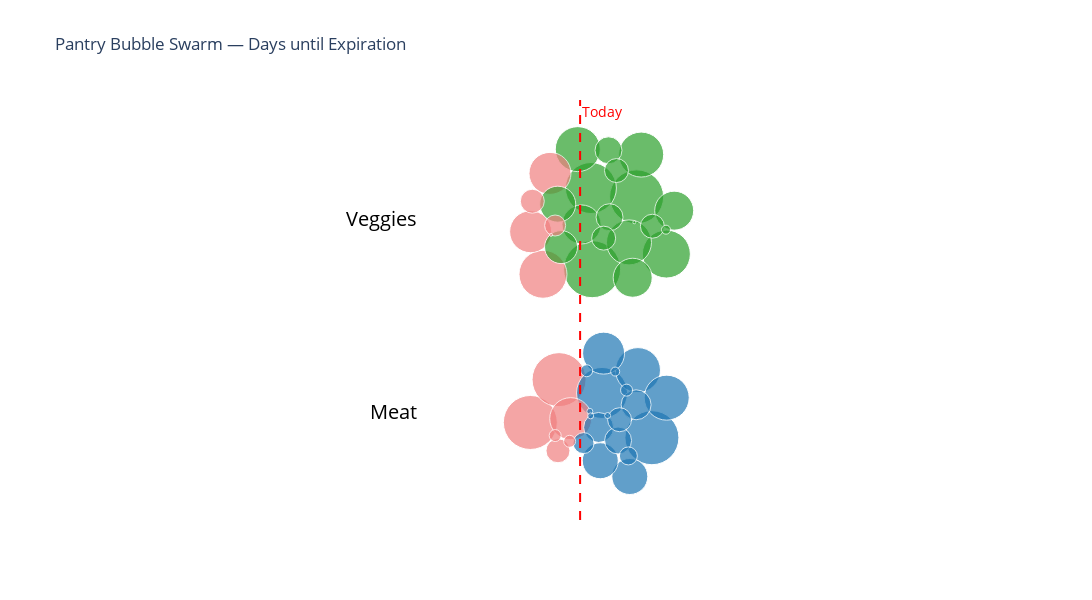

The notebook cell this image was saved under:
### Code cell
import numpy as np
import random
import math
import plotly.graph_objects as go
import plotly.express as px
from datetime import datetime, timedelta
import pandas as pd

# --- Node class ---
class Node:
    def __init__(self, x, y, r, category, label, days_to_expire):
        self.x = x
        self.y = y
        self.vx = 0
        self.vy = 0
        self.r = r
        self.category = category
        self.label = label
        self.days_to_expire = days_to_expire  # keep true X value

def jiggle():
    return (random.random() - 0.5) * 1e-6

def force_collide(nodes, iterations=1, strength=1.0):
    n = len(nodes)
    for _ in range(iterations):
        for i in range(n):
            a = nodes[i]
            for j in range(i + 1, n):
                b = nodes[j]
                dx = (a.x + a.vx) - (b.x + b.vx)
                dy = (a.y + a.vy) - (b.y + b.vy)
                if dx == 0 and dy == 0:
                    dx = jiggle()
                    dy = jiggle()
                dist2 = dx * dx + dy * dy
                r = a.r + b.r
                if dist2 < r * r:
                    dist = math.sqrt(dist2)
                    if dist == 0:
                        dist = r - 1e-6
                    overlap = (r - dist) / dist * strength
                    dx *= overlap
                    dy *= overlap
                    w_a = b.r * b.r / (a.r * a.r + b.r * b.r)
                    w_b = 1 - w_a
                    a.vx += dx * w_a
                    a.vy += dy * w_a
                    b.vx -= dx * w_b
                    b.vy -= dy * w_b

    for node in nodes:
        node.x += node.vx
        node.y += node.vy
        node.vx *= 0.8
        node.vy *= 0.8

# --- Generate random pantry example ---
np.random.seed(42)
products_df = pd.read_csv(r"C:\Users\broth\Documents\GitHub\team-no-food-waste-for-you\streamlit_app\pages\trader_joes_products.csv")

def generate_random_pantry(products_df):
    meats = products_df[products_df['category'].str.contains("Meat, Seafood & Plant-Based", case=False, na=False)].sample(25, replace=True)
    veggies = products_df[products_df['category'].str.contains("Fresh Fruits & Veggies", case=False, na=False)].sample(25, replace=True)
    
    meats['category'] = "Meat"
    veggies['category'] = "Veggies"
    
    pantry = pd.concat([meats, veggies]).copy()
    pantry['quantity'] = np.random.randint(1, 20, len(pantry))
    pantry['expiration_date'] = [
        datetime.now() + timedelta(days=np.random.randint(-3, 10))
        for _ in range(len(pantry))
    ]
    pantry['days_to_expire'] = (pantry['expiration_date'] - pd.Timestamp.now()).dt.total_seconds() / 86400.0
    return pantry.reset_index(drop=True)

pantry_df = generate_random_pantry(products_df)

# --- Set up category bands ---
categories = pantry_df['category'].unique()
category_spacing = 30
targets = {cat: (0.5, 0.1 + i*category_spacing) for i, cat in enumerate(categories)}

# --- Create nodes sorted by quantity (largest first) ---
pantry_df = pantry_df.sort_values('quantity', ascending=False)
nodes = []
for _, row in pantry_df.iterrows():
    nodes.append(Node(
        x=row['days_to_expire'],
        y=targets[row['category']][1] + np.random.uniform(-0.1, 0.1),  # larger initial jitter
        r=row['quantity'] / 5,
        category=row['category'],
        label=row.get('product_name', ''),
        days_to_expire=row['days_to_expire']
    ))
    nodes[-1].days_to_expire = row['days_to_expire']
# --- Run force simulation with more Y stacking and left/right bias ---
for step in range(300):
    for node in nodes:
        cx, cy = targets[node.category]

        # Horizontal pull toward true X
        node.vx += (node.days_to_expire - node.x) * 0.3

        # Vertical pull toward category
        node.vy += (cy - node.y) * 0.15                   

        # Bias to ensure node stays on correct side of 0 line
        if node.days_to_expire < 0:
            # Expired items -> nudge left if they cross zero
            node.vx += min(0, node.days_to_expire - node.x) * 0.3
        else:
            # Not expired -> nudge right if they cross zero
            node.vx += max(0, node.days_to_expire - node.x) * 0.3

    force_collide(nodes, iterations=10, strength=0.8)

# --- Define a fixed palette for categories (up to 10) ---
palette = [
    "#1f77b4",  # blue
    "#2ca02c",  # green
    "#9467bd",  # purple
    "#ff7f0e",  # orange
    "#8c564b",  # brown
    "#e377c2",  # pink
    "#7f7f7f",  # gray
    "#17becf",  # teal
    "#bcbd22",  # lime-ish yellow
    "#aec7e8"   # light blue
]

# Map categories to colors
category_colors = {cat: palette[i % len(palette)] for i, cat in enumerate(categories)}

fig = go.Figure()

# Add vertical line for "0 days until expiration"
fig.add_vline(
    x=0,
    line=dict(color="red", width=2, dash="dash"),
    annotation_text="Today",
    annotation_position="top right",
    annotation_font=dict(color="red", size=14)
)

marker_scale = 15

for cat in categories:
    x = [n.x for n in nodes if n.category == cat]
    y = [n.y for n in nodes if n.category == cat]
    r = [n.r * marker_scale for n in nodes if n.category == cat]
    # Determine colors: light red for expired, normal category color otherwise
    colors = [ "lightcoral" if n.days_to_expire < 0 else category_colors[cat] 
               for n in nodes if n.category == cat ]
    
    fig.add_trace(go.Scatter(
        x=x,
        y=y,
        mode="markers",
        marker=dict(
            size=r,
            color=colors,
            opacity=0.7,
            line=dict(width=1, color="white"),
            sizemode="diameter"
        ),
        name=cat,
        text=[n.label for n in nodes if n.category == cat],
        customdata=[n.days_to_expire for n in nodes if n.category == cat],
        hovertemplate="<b>%{text}</b><br>Days until Expiration: %{customdata:.1f}<br>Qty: %{marker.size}<extra></extra>"
    ))

# --- Add category labels to the left ---
for cat in categories:
    fig.add_annotation(
        x=-25,
        y=targets[cat][1],
        text=cat,
        showarrow=False,
        xanchor="right",
        yanchor="middle",
        font=dict(size=20, color="black")
    )

# --- Layout ---
fig.update_layout(
    title="Pantry Bubble Swarm — Days until Expiration",
    xaxis=dict(showgrid=False, zeroline=False, showticklabels=False),
    yaxis=dict(showgrid=False, zeroline=False, showticklabels=False),
    plot_bgcolor="white",
    width=1200,
    height=600,
    showlegend=False
)

x_margin = 2  # extra days on each side
xmin = pantry_df['days_to_expire'].min() - x_margin
xmax = pantry_df['days_to_expire'].max() + x_margin
#fig.update_xaxes(range=[xmin, xmax])
fig.update_yaxes(scaleanchor="x", scaleratio=1)
fig.show()

### Figure 1 — Plotly figure (JSON) as saved in the notebook; plotly's stock layout.template omitted (floating-point values rounded to 4 significant figures)
{"data": [{"customdata": [-3, 8, -2, 4, 6, 8, 5, -1, 6, 4, 1, 7, 7, 5, -3, 3, 4, 8, -1, 3, -1, 3, 1, 3, 2], "hovertemplate": "<b>%{text}</b><br>Days until Expiration: %{customdata:.1f}<br>Qty: %{marker.size}<extra></extra>", "marker": {"color": ["lightcoral", "#1f77b4", "lightcoral", "#1f77b4", "#1f77b4", "#1f77b4", "#1f77b4", "lightcoral", "#1f77b4", "#1f77b4", "#1f77b4", "#1f77b4", "#1f77b4", "#1f77b4", "lightcoral", "#1f77b4", "#1f77b4", "#1f77b4", "lightcoral", "#1f77b4", "lightcoral", "#1f77b4", "#1f77b4", "#1f77b4", "#1f77b4"], "line": {"color": "white", "width": 1}, "opacity": 0.7, "size": [54, 54, 54, 51, 45, 45, 42, 42, 36, 36, 30, 30, 27, 24, 24, 21, 18, 12, 12, 12, 12, 9, 6, 6, 6], "sizemode": "diameter"}, "mode": "markers", "name": "Meat", "text": ["Beef New York Strip Steak", "BBQ Cut Fresh Atlantic Salmon Fillets", "Shawarma Chicken Thighs", "Ground Lamb", "Organic Grass Fed Tenderloin Steak", "Organic Ground Beef 85/15", "Soppressata Uncured Salami", "Sliced Prosciutto", "Organic Sweet Italian Chicken Sausage", "Organic Grass Fed Tenderloin Steak", "Shaved Lamb Shoulder", "Organic Free Range Boneless Skinless Chicken Breasts", "All Natural Ground Chicken", "Organic Ground Beef 85/15", "Shaved Lamb Shoulder", "Choice Premium Angus Beef Flank Steak", "Chicken Meatballs", "Organic Grass Fed NY Strip Steak Boneless", "Pollo Asado Autentico", "Organic Oven Roasted Turkey Breast", "Unexpected Cheddar Chicken Sausage", "Organic Oven Roasted Turkey Breast", "Fully Cooked Pork Belly", "Grilled Chili Lime Chicken Breast", "High Protein Organic Tofu"], "type": "scatter", "x": [-7.729, 11.15, -3.27, 3.406, 8.987, 13.45, 3.649, -1.46, 7.719, 3.134, 2.874, 8.698, 5.896, 6.131, -3.437, 0.533, 7.494, 7.213, -3.872, 1.019, -1.627, 5.448, 1.51, 4.276, 1.634], "y": [-1.639, -4.005, 5.016, 2.948, 6.494, 2.212, 9.131, -1.044, -10.03, -7.581, -2.414, 1.11, -4.438, -1.211, -6.027, -4.842, -6.833, 3.384, -3.669, 6.397, -4.563, 6.267, 0.08575, -0.5582, -0.6127]}, {"customdata": [1, 3, 3, -1, 6, 7, 1, 6, -3, -3, 8, 3, 5, 0, 0, 6, 3, -1, 3, 9, 1, -1, 9, 9, -3], "hovertemplate": "<b>%{text}</b><br>Days until Expiration: %{customdata:.1f}<br>Qty: %{marker.size}<extra></extra>", "marker": {"color": ["#2ca02c", "#2ca02c", "#2ca02c", "lightcoral", "#2ca02c", "#2ca02c", "#2ca02c", "#2ca02c", "lightcoral", "lightcoral", "#2ca02c", "#2ca02c", "#2ca02c", "#2ca02c", "#2ca02c", "#2ca02c", "#2ca02c", "lightcoral", "#2ca02c", "#2ca02c", "#2ca02c", "lightcoral", "#2ca02c", "#2ca02c", "lightcoral"], "line": {"color": "white", "width": 1}, "opacity": 0.7, "size": [57, 54, 51, 48, 48, 45, 45, 45, 42, 42, 39, 39, 39, 36, 33, 27, 27, 24, 24, 24, 24, 21, 9, 3, 3], "sizemode": "diameter"}, "mode": "markers", "name": "Veggies", "text": ["Organic Strawberries 1 Lb", "Organic Petite Potato Medley", "Little Gem Lettuce", "Honeycrisp Apples", "Organic Pitted Medjool Dates", "Organic Pomegranate", "Organic Baby Spinach", "Organic Herb Salad Mix", "Baby Shanghai Bok Choy", "Yellow Squash", "Organic Red Bell Peppers", "Russet Potatoes", "Organic Red Bell Peppers", "Organic Tri-Color Bell Peppers", "Kumato Brown Tomatoes", "Organic Red Bell Peppers", "Organic Baby Lettuce Mix", "Sweet Mini Peppers", "Delicata Squash", "Organic Baby Red Butter Lettuce & Baby Arugula", "Romaine Hearts", "Shiitake Mushrooms", "Trimmed Leeks", "Organic Tri-Color Bell Peppers", "Fresh Fennel"], "type": "scatter", "x": [1.868, 8.78, 1.68, -5.764, 13.4, 7.592, -0.3634, 9.485, -7.681, -4.678, 14.61, 0.2234, 8.169, -3.474, -2.96, 4.571, 4.41, -7.423, 3.657, 11.22, 5.649, -3.878, 13.34, 8.424, -4.514], "y": [22.16, 33.4, 34.77, 21.38, 24.52, 26.33, 40.81, 39.96, 27.99, 37.05, 31.26, 29.12, 20.84, 32.26, 25.6, 30.24, 40.63, 32.72, 26.99, 28.84, 37.49, 28.95, 28.3, 29.45, 27.49]}], "layout": {"annotations": [{"font": {"color": "red", "size": 14}, "showarrow": false, "text": "Today", "x": 0, "xanchor": "left", "xref": "x", "y": 1, "yanchor": "top", "yref": "y domain"}, {"font": {"color": "black", "size": 20}, "showarrow": false, "text": "Meat", "x": -25, "xanchor": "right", "y": 0.1, "yanchor": "middle"}, {"font": {"color": "black", "size": 20}, "showarrow": false, "text": "Veggies", "x": -25, "xanchor": "right", "y": 30.1, "yanchor": "middle"}], "height": 600, "plot_bgcolor": "white", "shapes": [{"line": {"color": "red", "dash": "dash", "width": 2}, "type": "line", "x0": 0, "x1": 0, "xref": "x", "y0": 0, "y1": 1, "yref": "y domain"}], "showlegend": false, "title": {"text": "Pantry Bubble Swarm — Days until Expiration"}, "width": 1200, "xaxis": {"showgrid": false, "showticklabels": false, "zeroline": false}, "yaxis": {"scaleanchor": "x", "scaleratio": 1, "showgrid": false, "showticklabels": false, "zeroline": false}}}
